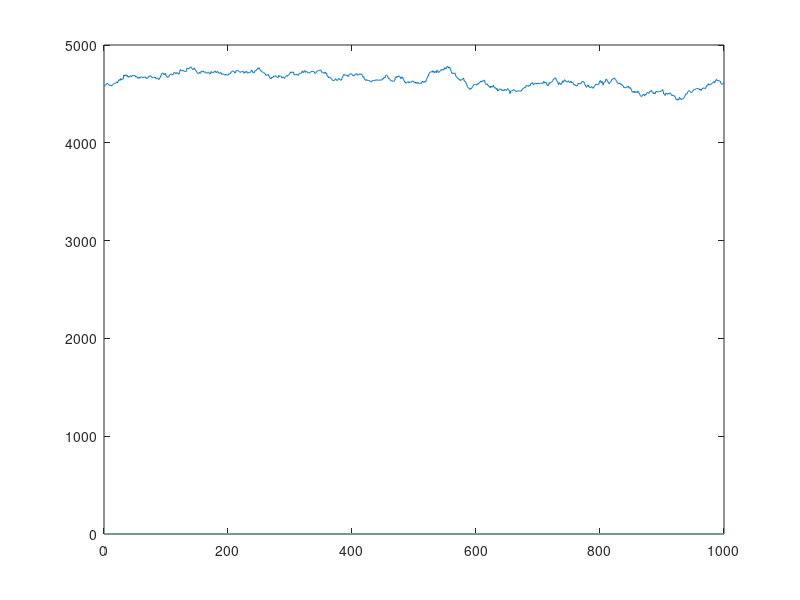

Here is the MATLAB script that generated this plot:
clear;clc;
mutatProb=0.01;
pcros=0.1;
lenpop=20;
popsize=100;
maxfind=zeros([1,lenpop]);
maxvalue=0;
population=zeros([popsize,lenpop]);
for i=1:popsize
    population(i,:)=randperm(463,lenpop)+1;
end

fgh=zeros(1000);
% fgh=0;
for u=1:1000
% while fgh<30000
    %ewaluacja
    evalArray=zeros([popsize,1]);
    for i=1:popsize
        evalArray(i)=sum(population(i,:))^10;
    end
    fgh(u)=mean(evalArray.^(1/10));
    [tmp,idx]=max(evalArray.^(1/10));
    if tmp>maxvalue
        maxvalue=tmp;
        maxfind=population(idx,:);
    end
    evalArray=evalArray/sum(evalArray);
    %selekcja
    copyArray=population;
    for v=1:popsize
        ball=rand;
        i=1;
        while ball>0
            ball=ball-evalArray(i);
            i=i+1;
        end
        copyArray(v)=population(i);
    end
    %cross
    for k=1:popsize/2
        if rand<pcros
            b=copyArray(1+2*(k-1),:);
            c=copyArray(2*k,:);
            locus=randi([1,lenpop],1);
            population(1+2*(k-1),:)=[b(1:locus),c(locus+1:end)];
            population(2*k,:)=[c(1:locus),b(locus+1:end)];
    
%             tmp=b(locus);
%             b(locus)=c(locus);
%             c(locus)=tmp;
%             population(1+2*(k-1),:)=b;
%             population(2*k,:)=c;
        end
    end
    %mutacja
    for v=1:popsize
        for i=1:lenpop
            if(rand<mutatProb)
                f=randi([2,464],1);
                while sum(population(v)==f)
                    f=randi([1,464],1);
                end
                population(v,i)=f;
            end
        end
    end
end

plot(fgh);